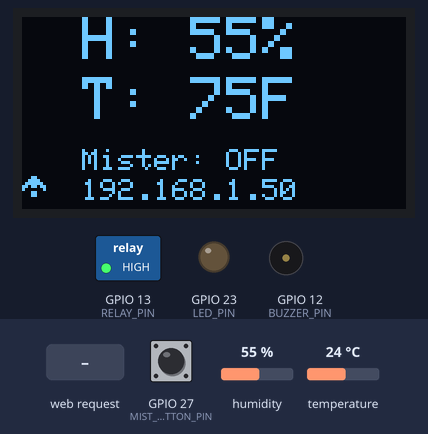
The program below on a simulated ESP32. Shown: 128×64 one-colour display, switched loads named in the program (green lamp = pin HIGH), output pins drawn as LEDs (lit = HIGH), buzzer (waves = sounding, pin HIGH). Inputs (shaded band) come from the test bench; at power-on: GPIO 27 (MIST_BUTTON_PIN) HIGH, humidity 55 %, temperature 24 °C. WiFi joins after 1.5 s; servers stay silent unless stated; what the program prints to the serial monitor is not drawn.

Above: at 2.7 s.
2.8 s: GPIO 27 (MIST_BUTTON_PIN) pulled LOW for 1 s
At 4.8 s:
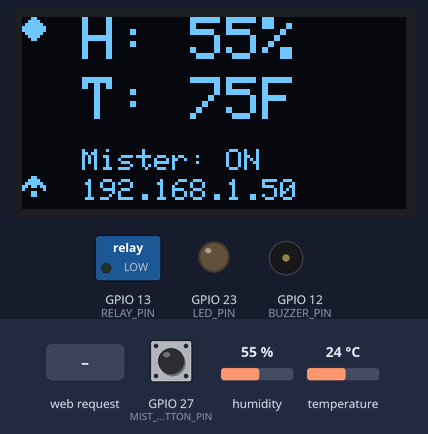
7.1 s: HTTP request GET /mister/on received
At 8.9 s:
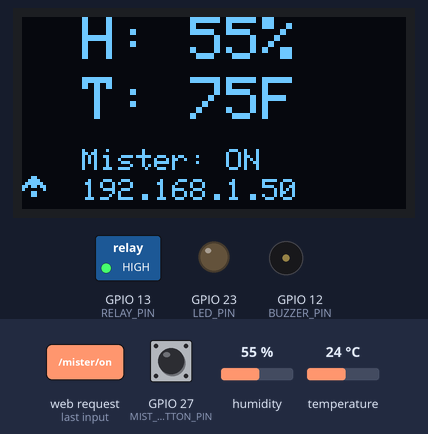
13.1 s: HTTP request GET /mister/off received
At 13.6 s:
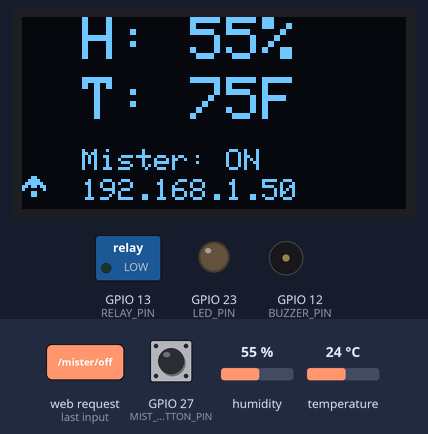
15.3 s: humidity set to 22 %
At 17.2 s:
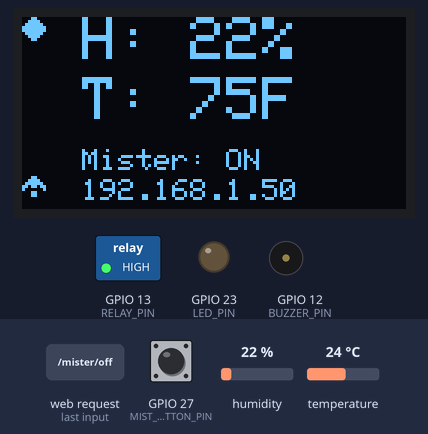
19.3 s: temperature set to 12 °C
At 26.19 s:
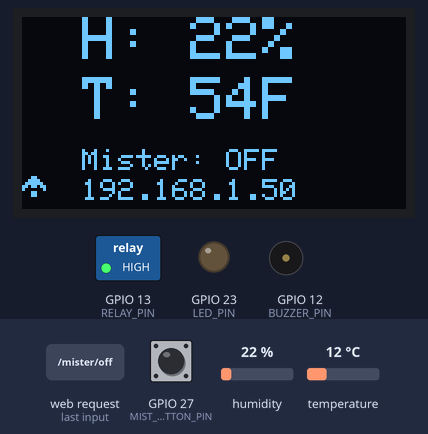
Timing chart, 0 to 26.4 s (numbered marks = the images above; inputs shaded):
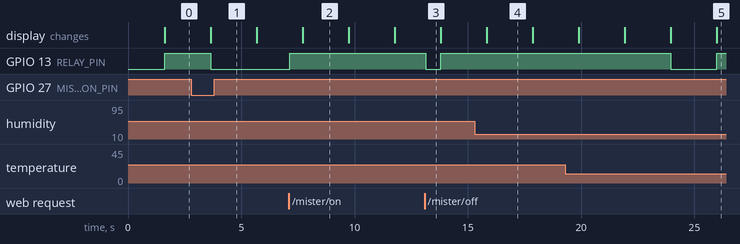

Measured:
- after the input at 2.8 s, GPIO 13 (RELAY_PIN): HIGH → LOW after 0.85 s
- after the input at 7.1 s, GPIO 13 (RELAY_PIN): LOW → HIGH at once; the display: changes after 0.61 s (image 2)
- after the input at 13.1 s, GPIO 13 (RELAY_PIN): HIGH → LOW at once, → HIGH 0.67 s later
- what the display in image 2 shows lasts 2.0 s, from 7.7 s to 9.7 s

The program:

main.cpp
```cpp
#include <Arduino.h>
#include <WiFi.h>
#include <AsyncTCP.h>
#include <ESPAsyncWebServer.h>
#include <DHT.h>
#include <Wire.h>
#include <Adafruit_GFX.h>
#include <Adafruit_SSD1306.h>

// ==== WiFi Credentials ====
const char* ssid = "Home";
const char* password = "4803166053";

// ==== Hardware Pins ====
#define DHTPIN 4                 // DHT22 data pin
#define DHTTYPE DHT22
#define RELAY_PIN 13            // Relay for mister
#define LED_PIN 23              // LED alert
#define MIST_BUTTON_PIN 27      // Physical mist toggle button
#define I2C_SDA 22
#define I2C_SCL 19
#define BUZZER_PIN 12

// ==== Display Config ====
#define SCREEN_WIDTH 128
#define SCREEN_HEIGHT 64
Adafruit_SSD1306 display(SCREEN_WIDTH, SCREEN_HEIGHT, &Wire, -1);

// ==== Logic Constants ====
#define HUMIDITY_SETPOINT 75.0
#define HUMIDITY_BUFFER 2.0
#define MIST_DURATION 10000
#define WATER_OUT_TIMEOUT 120000
#define HUMIDITY_ALERT_TIMEOUT 900000  // 15 minutes
#define DEBOUNCE_DELAY 200

// ==== Objects and Globals ====
DHT my_sensor(DHTPIN, DHTTYPE);
AsyncWebServer server(80);
AsyncWebSocket ws("/ws");

float humidity = 0.0, temperatureC = 0.0, temperatureF = 0.0;
bool misting = false, manualMode = false;
bool waterOut = false, humidityAlert = false;
bool autoMistingEnabled = true;

unsigned long mistStartTime = 0;
unsigned long totalMistingTime = 0;
unsigned long lastLoopTime = 0;
unsigned long lastSetpointTime = 0;
float humidityAtMistStart = 0.0;
unsigned long ledBlinkTimer = 0;
bool ledOn = false;
bool humidityAlertAttempted = false;
unsigned long humidityAlertMistStart = 0;


// === Debounce Button State ===
unsigned long lastMistButtonTime = 0;
bool lastMistButtonState = HIGH;

// === Logging ===
std::vector<String> csvLog;

// === HTML Web Dashboard ===
String generateDashboardHTML() {
  return R"rawliteral(
<!DOCTYPE html><html><head><meta charset="UTF-8">
  <meta name='viewport' content='width=device-width, initial-scale=1.0'>
  <title>Shroombox Grow Monitor</title>
  <style>
    body { background: #111; color: #eee; font-family: Arial; text-align: center; padding: 20px; }
    button { padding: 10px; margin: 5px; background: #333; color: #fff; border: none; border-radius: 5px; cursor: pointer; }
    canvas { max-width: 90vw; margin-top: 20px; background: #222; border-radius: 10px; }
  </style>
  <script src="https://cdn.jsdelivr.net/npm/chart.js"></script>
</head><body>
  <h2>Shroombox Grow Dashboard</h2>
  <p>Humidity: <span id='hum'>--</span> %</p>
  <p>Temperature: <span id='temp'>--</span> °F</p>
  <p>Mister: <span id='mist'>--</span></p>
  <p>Mister Uptime: <span id='uptime'>--</span></p>
  <p id="alert" style="color: red; font-weight: bold;"></p>
  <p>Auto Mode: <span id="autoStatus">--</span></p>
  <button onclick="fetch('/mister/on')">Mister ON</button>
  <button onclick="fetch('/mister/off')">Mister OFF</button>
  <button onclick="fetch('/reset_alert')">Reset Alerts</button>
  <button onclick="fetch('/toggle_auto')">Toggle Auto Mode</button>
  <button onclick="window.location='/data.csv'">Download CSV</button>
  <canvas id="chart"></canvas>
  <script>
    let labels = [], hum = [], temp = [];
    const chart = new Chart(document.getElementById('chart').getContext('2d'), {
      type: 'line',
      data: {
        labels: [], datasets: [
          { label: 'Humidity (%)', data: [], borderColor: 'aqua', backgroundColor: 'transparent' },
          { label: 'Temp (°F)', data: [], borderColor: 'orange', backgroundColor: 'transparent' }
        ]
      },
      options: {
        responsive: true, scales: { y: { beginAtZero: false } },
        plugins: { legend: { labels: { color: "#fff" } } }
      }
    });

    const ws = new WebSocket(`ws://${location.host}/ws`);
    ws.onmessage = function (event) {
      const data = JSON.parse(event.data);
      document.getElementById("hum").innerText = data.humidity.toFixed(1);
      document.getElementById("temp").innerText = data.temp_f.toFixed(1);
      document.getElementById("mist").innerText = data.misting ? "ON" : "OFF";
      document.getElementById("uptime").innerText = data.uptime.toFixed(2) + " %";
      document.getElementById("autoStatus").innerText = data.auto ? "Enabled" : "Disabled";

      const alertEl = document.getElementById("alert");
      alertEl.innerText = data.waterOut ? "⚠️ Water Out - Check Reservoir!" :
                         data.humidityAlert ? "⚠️ Humidity - Not Reaching Setpoint!" : "";

      const time = new Date().toLocaleTimeString();
      labels.push(time); hum.push(data.humidity); temp.push(data.temp_f);
      if (labels.length > 20) { labels.shift(); hum.shift(); temp.shift(); }

      chart.data.labels = labels;
      chart.data.datasets[0].data = hum;
      chart.data.datasets[1].data = temp;
      chart.update();
    };
  </script>
</body></html>
)rawliteral";
}

// === Bitmap Icons (8x8 or 16x16 pixels) ===
const uint8_t droplet_icon[] PROGMEM = {
  B00011000,
  B00111100,
  B01111110,
  B11111111,
  B11111111,
  B01111110,
  B00111100,
  B00011000
};

const uint8_t alert_icon[] PROGMEM = {
  B00011000,
  B00011000,
  B00011000,
  B00011000,
  B00000000,
  B00011000,
  B00011000,
  B00000000
};

const uint8_t wifi_icon[] PROGMEM = {
  B00000000,
  B00011000,
  B00111100,
  B01111110,
  B11011011,
  B10000001,
  B00011000,
  B00011000
};

// === Setup ===
void setup() {
  Serial.begin(9600);
  my_sensor.begin();
  pinMode(RELAY_PIN, OUTPUT);
  pinMode(LED_PIN, OUTPUT);
  pinMode(MIST_BUTTON_PIN, INPUT_PULLUP);
  pinMode(BUZZER_PIN, OUTPUT);
  digitalWrite(BUZZER_PIN, LOW);
  digitalWrite(RELAY_PIN, LOW);
  digitalWrite(LED_PIN, LOW);


   // Initialize I2C manually before SSD1306
  Wire.begin(I2C_SDA, I2C_SCL);

  if (!display.begin(SSD1306_SWITCHCAPVCC, 0x3C)) {
    Serial.println("SSD1306 not found");
  } else {
    display.clearDisplay();
    display.setTextSize(1);
    display.setTextColor(WHITE);
    display.setCursor(0, 0);
    display.println("SSD1306 Ready");
    display.display();
  }

  // === SSD1306 OLED Display ===
  if (!display.begin(SSD1306_SWITCHCAPVCC, 0x3C)) {
    Serial.println("SSD1306 not found");
  }
  display.clearDisplay();

  // === Connect WiFi ===
  WiFi.begin(ssid, password);
  Serial.print("Connecting to WiFi");
  while (WiFi.status() != WL_CONNECTED) {
    delay(500); Serial.print(".");
  }
  Serial.println("\nConnected! IP: " + WiFi.localIP().toString());

  // === HTTP Routes ===
  server.on("/", HTTP_GET, [](AsyncWebServerRequest* request) {
    request->send(200, "text/html", generateDashboardHTML());
  });

  server.on("/mister/on", HTTP_GET, [](AsyncWebServerRequest* request) {
    if (!waterOut) {
      misting = true; manualMode = true;
      mistStartTime = millis();
      humidityAtMistStart = humidity;
      digitalWrite(RELAY_PIN, HIGH);
      Serial.println("Mister turned ON (Server)");
    } else {
      Serial.println("⚠️ Server Mister blocked by Water Out");
    }
    request->send(200, "text/plain", "Mister ON");
  });

  server.on("/mister/off", HTTP_GET, [](AsyncWebServerRequest* request) {
    misting = false; manualMode = false;
    digitalWrite(RELAY_PIN, LOW);
    Serial.println("Mister turned OFF (Server)");
    request->send(200, "text/plain", "Mister OFF");
  });

  server.on("/reset_alert", HTTP_GET, [](AsyncWebServerRequest* request) {
    waterOut = false;
    humidityAlert = false;
    digitalWrite(LED_PIN, LOW);
    Serial.println("Alerts Reset");
    request->send(200, "text/plain", "Alerts Reset");
  });

  server.on("/toggle_auto", HTTP_GET, [](AsyncWebServerRequest* request) {
    autoMistingEnabled = !autoMistingEnabled;
    Serial.println(String("Auto Misting: ") + (autoMistingEnabled ? "Enabled" : "Disabled"));
    request->send(200, "text/plain", autoMistingEnabled ? "Auto On" : "Auto Off");
  });

  server.on("/data.csv", HTTP_GET, [](AsyncWebServerRequest* request) {
    String csv = "Time (s),Humidity (%),Temperature (F)\n";
    for (auto &line : csvLog) csv += line + "\n";
    request->send(200, "text/csv", csv);
  });

  ws.onEvent([](AsyncWebSocket *server, AsyncWebSocketClient *client,
                AwsEventType type, void *arg, uint8_t *data, size_t len) {
    if (type == WS_EVT_CONNECT) {
      Serial.println("WebSocket client connected");
    }
  });

  server.addHandler(&ws);
  server.begin();
}

// === Main Loop ===
void loop() {
  unsigned long now = millis();
  unsigned long elapsed = now - lastLoopTime;
  lastLoopTime = now;

  humidity = my_sensor.readHumidity();
  temperatureC = my_sensor.readTemperature();
  temperatureF = temperatureC * 1.8 + 32;

  if (isnan(humidity) || isnan(temperatureC)) {
    Serial.println("Sensor error");
    delay(2000);
    return;
  }

  // Log misting uptime
  if (misting) totalMistingTime += elapsed;
  float uptimePercent = (float)totalMistingTime / now * 100.0;

  // Send JSON via WebSocket
  String json = "{\"humidity\":" + String(humidity, 1) +
                ",\"temp_f\":" + String(temperatureF, 1) +
                ",\"misting\":" + String(misting ? "true" : "false") +
                ",\"uptime\":" + String(uptimePercent, 2) +
                ",\"waterOut\":" + String(waterOut ? "true" : "false") +
                ",\"humidityAlert\":" + String(humidityAlert ? "true" : "false") +
                ",\"auto\":" + String(autoMistingEnabled ? "true" : "false") + "}";
  ws.textAll(json);

  // Save CSV data
  csvLog.push_back(String(now / 1000) + "," + String(humidity, 1) + "," + String(temperatureF, 1));
  if (csvLog.size() > 200) csvLog.erase(csvLog.begin());

  // 🔔 Blink LED and buzz if alert is active
if (waterOut || humidityAlert) {
  if (now - ledBlinkTimer > 500) {
    ledOn = !ledOn;
    digitalWrite(LED_PIN, ledOn ? HIGH : LOW);
    digitalWrite(BUZZER_PIN, ledOn ? HIGH : LOW);  // Buzzer beeps with LED
    ledBlinkTimer = now;
  }
} else {
  digitalWrite(LED_PIN, LOW);
  digitalWrite(BUZZER_PIN, LOW);  // Make sure buzzer is silent if no alert
}

  // ✅ Clear humidity alert if setpoint is reached
if (humidity >= HUMIDITY_SETPOINT) {
  humidityAlert = false;
  humidityAlertAttempted = false;
  lastSetpointTime = now;
}

// 🚨 Trigger humidity alert if setpoint not met in time
if (!humidityAlert && (now - lastSetpointTime > HUMIDITY_ALERT_TIMEOUT)) {
  humidityAlert = true;
  humidityAlertAttempted = false;  // Reset attempt flag
  Serial.println("⚠️ Humidity Alert Triggered: Not reaching setpoint.");
}

// 🧪 Try misting for 30s once when alert is first triggered
if (humidityAlert && !humidityAlertAttempted) {
  humidityAlertMistStart = now;
  humidityAlertAttempted = true;
  misting = true;
  mistStartTime = now;
  humidityAtMistStart = humidity;
  digitalWrite(RELAY_PIN, HIGH);
  Serial.println("🔁 Attempting misting due to humidity alert...");
}

// ⏱️ Stop humidity alert misting attempt after 30s
if (humidityAlertAttempted && misting && (now - humidityAlertMistStart >= 30000)) {
  misting = false;
  digitalWrite(RELAY_PIN, LOW);
  Serial.println("🛑 Finished humidity alert misting attempt.");
}


// === Update OLED ===
display.clearDisplay();
display.setTextColor(WHITE);

// === Humidity & Temp ===
display.setTextSize(2);
display.setCursor(20, 0);
display.print("H: ");
display.print(humidity, 0);
display.print("%");

display.setCursor(20, 20);
display.print("T: ");
display.print(temperatureF, 0);
display.print("F");

// === Icons ===
// Droplet icon when misting
if (misting) {
  static bool blink = false;
  blink = !blink;
  if (blink)
    display.drawBitmap(0, 0, droplet_icon, 8, 8, WHITE);
}

// Alert icon (humidity or water out)
if (humidityAlert || waterOut) {
  display.drawBitmap(0, 20, alert_icon, 8, 8, WHITE);
}

// Wi-Fi icon
display.drawBitmap(0, 52, wifi_icon, 8, 8, WHITE);

// === Misting Status ===
display.setTextSize(1);
display.setCursor(20, 44);
display.print("Mister: ");
display.println(misting ? "ON" : "OFF");

// === WiFi IP ===
display.setCursor(20, 54);
if (WiFi.status() == WL_CONNECTED) {
  display.print(WiFi.localIP());
} else {
  display.print("Connecting...");
}

display.display();


  // Setpoint timer tracking
  if (humidity >= HUMIDITY_SETPOINT) lastSetpointTime = now;
  if (now - lastSetpointTime > HUMIDITY_ALERT_TIMEOUT) humidityAlert = true;

  // Auto Misting Logic
  if (!manualMode && autoMistingEnabled && !waterOut &&
    humidity < (HUMIDITY_SETPOINT - HUMIDITY_BUFFER) && !misting) {
  misting = true;
  mistStartTime = now;
  humidityAtMistStart = humidity;
  digitalWrite(RELAY_PIN, HIGH);
  Serial.println("Mister turned ON (Auto)");
}

  if (!manualMode && misting && now - mistStartTime > MIST_DURATION) {
    misting = false;
    digitalWrite(RELAY_PIN, LOW);
    Serial.println("Mister turned OFF (Auto)");
  }

  // Water Out Logic
  if (misting && (now - mistStartTime > WATER_OUT_TIMEOUT)) {
    if (humidity <= humidityAtMistStart + 1.0) {
      misting = false;
      waterOut = true;
      digitalWrite(RELAY_PIN, LOW);
      Serial.println("⚠️ Water Out Detected! Mister shut off.");
    }
  }

  // === Physical Button: Mist Toggle ===
bool mistButtonState = digitalRead(MIST_BUTTON_PIN);
if (mistButtonState == LOW && lastMistButtonState == HIGH && (now - lastMistButtonTime > DEBOUNCE_DELAY)) {
  lastMistButtonTime = now;
  manualMode = true;
  misting = !misting;
  if (misting) {
    mistStartTime = millis();
    humidityAtMistStart = humidity;
    digitalWrite(RELAY_PIN, HIGH);
    Serial.println("Mister turned ON (Physical Button)");
  } else {
    digitalWrite(RELAY_PIN, LOW);
    Serial.println("Mister turned OFF (Physical Button)");
  }
}
lastMistButtonState = mistButtonState;


  delay(2000);
}
```
